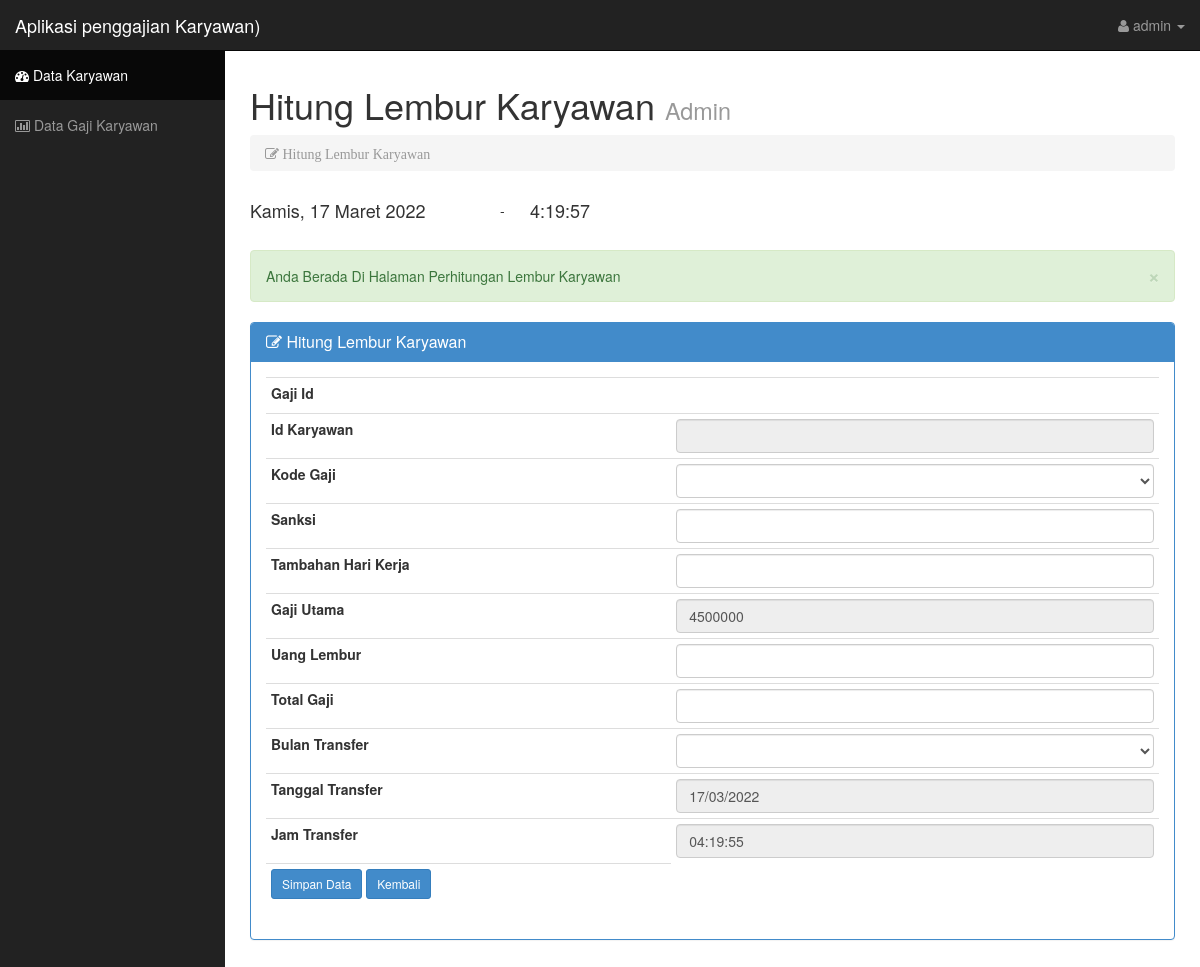
Before: /admin/gaji.php (signed in) with the older database file.
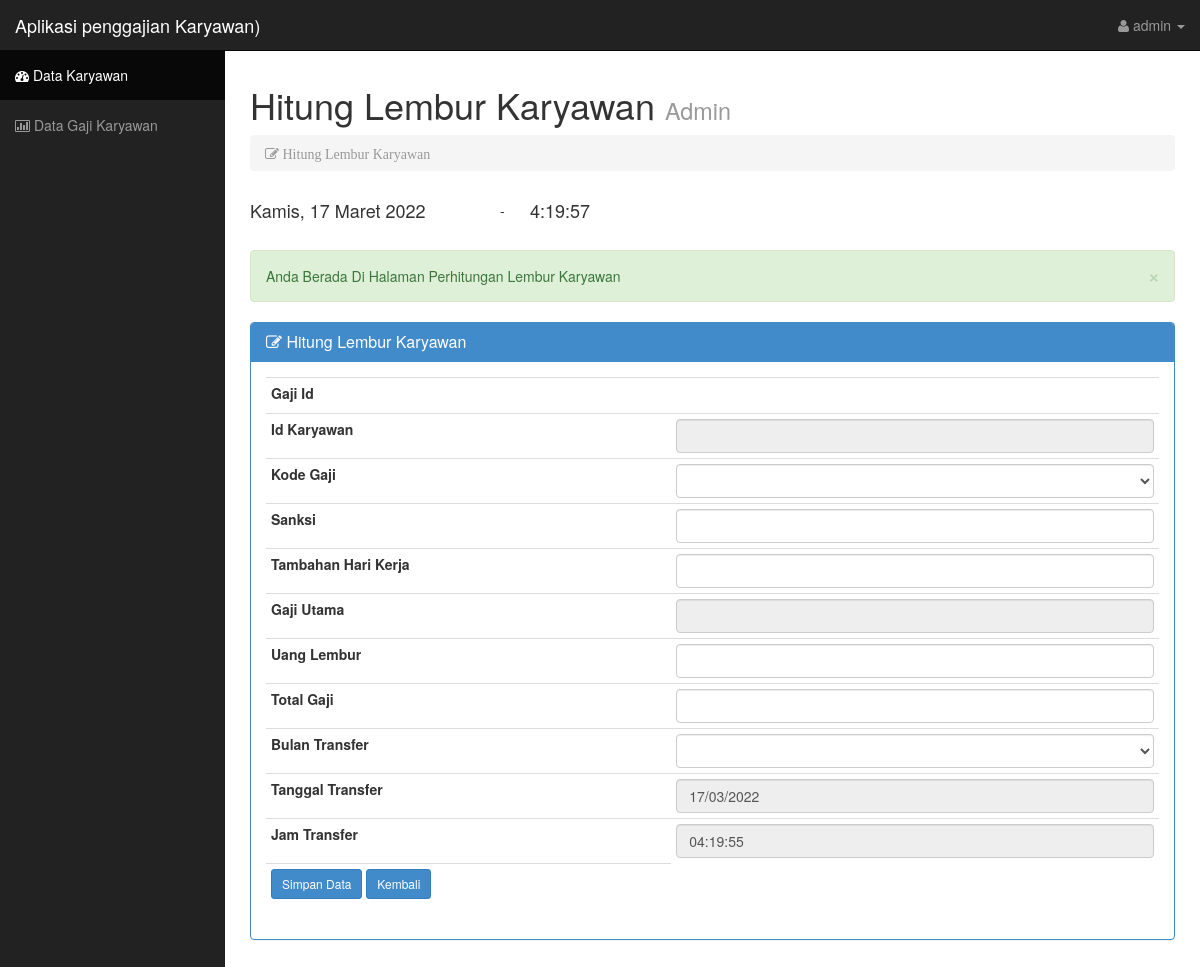
After: the same page with the newer database file.
### tables this page shows
CREATE TABLE `karyawan` (
  `kary_id` int(10) NOT NULL,
  `kode_kar` varchar(10) NOT NULL,
  `nama_kar` varchar(30) NOT NULL,
  `alamat_kar` varchar(80) NOT NULL,
  `no_rek` varchar(200) NOT NULL,
  `gaji_utama` decimal(10,0) NOT NULL,
  `gol_kar` varchar(10) NOT NULL
);

### admin/gaji.php (the view, shortened to what this page needs)
<?php
if (empty($_SESSION['username'])){
	echo "<script>alert('Anda belum mempunyai hak akses.'); window.location = '../index.html'</script>";
} else {
?>
<!DOCTYPE html>
<html lang="en">
  <head>
    <link href="css/bootstrap.css" rel="stylesheet">
    <link href="css/sb-admin.css" rel="stylesheet">
    <link rel="stylesheet" href="font-awesome/css/font-awesome.min.css">
    <link rel="stylesheet" href="http://cdn.oesmith.co.uk/morris-0.4.3.min.css">
  </head>
  <body>
    <div id="wrapper">
      <nav class="navbar navbar-inverse navbar-fixed-top" role="navigation">
        <div class="navbar-header">
          <a class="navbar-brand" href="index.html">Aplikasi penggajian Karyawan)</a>
        </div>
        <div class="collapse navbar-collapse navbar-ex1-collapse">
          <ul class="nav navbar-nav side-nav">
            <li class="active"><a href="index.php"><i class="fa fa-dashboard"></i> Data Karyawan</a></li>
            <li><a href="tampilgajiaja.php"><i class="fa fa-bar-chart-o"></i> Data Gaji Karyawan</a></li>
          </ul>
          <ul class="nav navbar-nav navbar-right navbar-user">
            <li class="dropdown user-dropdown">
              <a href="#" class="dropdown-toggle" data-toggle="dropdown"><i class="fa fa-user"></i>
              <?php
              echo $_SESSION['username'];
               ?>
              <b class="caret"></b></a>
            </li>
          </ul>
        </div>
      </nav>
<?php } ?>
      <div id="page-wrapper">
        <div class="row">
          <div class="col-lg-12">
            <h1>Hitung Lembur Karyawan <small>Admin</small></h1>
            <ol class="breadcrumb">
              <li class="active"><i class="fa fa-edit"> Hitung Lembur Karyawan</i></li>
            </ol>
            <table width="900">
            <tr>
            <td width="250"><div class="Tanggal"><h4><script language="JavaScript">document.write(tanggallengkap);</script></div></h4></td>
            <td align="left" width="30"> - </td>
            <td align="left" width="620"> <h4><div id="output" class="jam" ></div></h4></td>
            </tr>
            </table>
            <br />
            <div class="alert alert-success alert-dismissable">
              <button type="button" class="close" data-dismiss="alert" aria-hidden="true">&times;</button>
             Anda Berada Di Halaman Perhitungan Lembur Karyawan
          </div>
        </div>
        <div class="col-lg-12">
            <div class="panel panel-primary">
              <div class="panel-heading">
                <h3 class="panel-title"><i class="fa fa-edit"></i> Hitung Lembur Karyawan</h3>
              </div>
              <div class="panel-body">
                 <div class="table-responsive">
                  <?php
$query = mysqli_query($konek,"SELECT * FROM karyawan WHERE kary_id='$_GET[kd]'");
$data  = mysqli_fetch_array($query);
?>
    <form action="insertgaji.php" method="post" autocomplete="off" name="transfer">
    <table class="table table-condensed">
    <tr>
        <td><label for="gaji_id">Gaji Id</label></td>
        <td><input name="gaji_id" type="hidden" class="form-control" id="gaji_id"/></td>
      </tr>
    <tr>
        <td><label for="kary_id">Id Karyawan</label></td>
        <td><input name="kary_id" type="text" class="form-control" id="kary_id" value="<?php echo $data['kary_id'];?>"  readonly="readonly"/></td>
      </tr>
      <tr>
        <td><label for="kode_gaji">Kode Gaji</label></td>
        <td><select name="kode_gaji" name="kode_gaji" id="kode_gaji" class="form-control" required>
<option></option>
<option value="GJ001">GJ001</option>
</select></td>
      </tr>
      <tr>
        <td><label for="sanksi">Sanksi</label></td>
        <td><input name="sanksi" type="text" class="form-control" id="sanksi" required/></td>
      </tr>
      <tr>
        <td><label for="jam_lembur">Tambahan Hari Kerja</label></td>
        <td><input name="jam_lembur" type="text" class="form-control" id="jam_lembur" autofocus="on" onkeyup="hitung_gaji()" onkeydown="hitung_gaji()" onchange="hitung_gaji()" required/></td>
      </tr>
      <tr>
        <td><label for="gaji_utama">Gaji Utama</label></td>
        <td><input name="gaji_utama" type="text" class="form-control" id="gaji_utama" value="<?php echo $data['gaji_utama'];?>" readonly="readonly"/></td>
      </tr>
      <tr>
        <td><label for="uang_lembur">Uang Lembur</label></td>
        <td><input name="uang_lembur" type="text" class="form-control" id="uang_lembur" required/></td>
      </tr>
<tr>
        <td><label for="total_gaji">Total Gaji</label></td>
        <td><input name="total_gaji" type="text" class="form-control" id="total_gaji" required/></td>
      </tr>
      <tr>
        <td><label for="bulan_transfer">Bulan Transfer</label></td>
        <td><select name="bulan_transfer" name="bulan_transfer" id="bulan_transfer" class="form-control" required>
        <option></option>
        <option value="Januari">Januari</option>
        </select></td>
      </tr>
      <tr>
        <td><label for="tgl_transfer">Tanggal Transfer</label></td>
        <td><input name="tgl_transfer" type="text" class="form-control" id="tgl_transfer" value="<?php echo "".date("d/m/Y").""; ?>" readonly="readonly"/></td>
      </tr>
      <tr>
        <td><label for="jam_transfer">Jam Transfer</label></td>
        <td><input name="jam_transfer" type="text" class="form-control" id="jam_transfer" value="<?php echo "".date("H:i:s").""?>" readonly="readonly"/></td>
      </tr>
      <tr>
        <td><input type="submit" value="Simpan Data"  class="btn btn-sm btn-primary"/>&nbsp;<a href="index.php" class="btn btn-sm btn-primary">Kembali</a></td>
        </tr>
    </table>
    </form>
                   </div>
              </div>
            </div>
          </div>
        </div>
      </div>
    </div>
  </body>
</html>

### admin/css/sb-admin.css (style rules this page uses)
body { margin-top: 50px; }
#wrapper { padding-left: 0; }
#page-wrapper { width: 100%; padding: 5px 15px; }
@media (min-width:768px) { #wrapper { padding-left: 225px; } }
@media (min-width:768px) { #page-wrapper { padding: 15px 25px; } }
@media (min-width:768px) { .side-nav { margin-left: -225px; left: 225px; width: 225px; position: fixed; top: 50px; height: 100%; border-radius: 0; border: none; background-color: #222222; overflow-y: auto; } }
@media (min-width:768px) { .side-nav>li>a { width: 225px; } }
@media (min-width:768px) { .navbar-collapse { padding-left: 15px !important; padding-right: 15px !important; } }

Changed rows visible on the page:
removed karyawan: gaji_utama "4500000"
